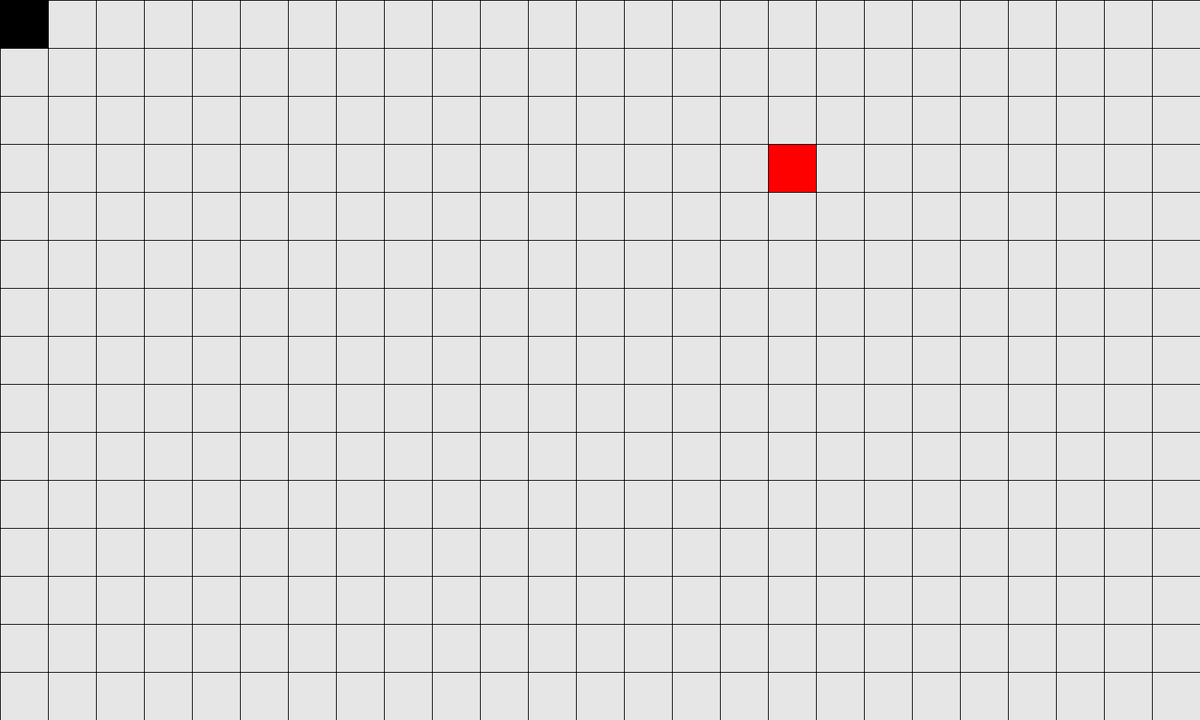
Frame 1 (no input)
Frame 60 (the mouse pressed at the canvas centre just before this capture): identical to frame 1, image omitted
Frame 120 (the mouse held since frame 60 and released just before this capture): identical to frame 1, image omitted

The Processing sketch that drew this single still picture (run headless with seeded random() and noise(); from frame 60 on, the mouse is pressed at the canvas centre):

// Processing sketch: snake
// ── snake.pde
//this will be a snake games
//declare player objects
snakeparts player = new snakeparts();
snakeparts.head playerhead = player.new head();
snakeparts.body playerbody = player.new body();
other NPObjects = new other();

void setup() {
  size(1600,960); // size of screen 
  frameRate(300); //set amount of times draw() loops per second
}

void draw() {
  background(230,230,230); //refreshes background at begening of draw
  playerhead.updatelocal(); //give head new coordinate 
  playerhead.display(scale); //display player head
  NPObjects.grid();
  NPObjects.food();
  if (player.displayx == NPObjects.randx && player.displayy == NPObjects.randy) //compares snakehead to food coord)
    NPObjects.k = 0;
}


int gridx = 0;
int gridy = 0;
int scale = 64; // how big each grid should be
int gridCounter = width / scale;



  

// ── otheritems.pde
public class other {
  // this class holds  non player pbjects that are proccessed and rendered
  void grid() {
    //this function makes a grid according to the variable scale and the pre assigned width and height, if you change the screen resolution or the scale with graph will still cooperate
    for (int gridx = 0;gridx < width;) {
        for (int gridy = 0;gridy < height;) {
          noFill();
          rect(gridx,gridy,scale,scale);
          gridy += scale;
        }
        gridx += scale;
    }
  }
  //variables for food
  int k = 0;
  int randx = 0; // x coord
  int randy = 0; // y coord
void food() {
  // this function puts the food in random places and adds to the cody counter 
  if ( k == 0) {
  randx = scale * int(random(0,(width / scale))); // random grid point
  randy = scale * int(random(0,(height / scale))); // random grid point
  k ++;
  }
  //alwayse do the following
  fill(255,0,0);
  rect(randx,randy,scale,scale);
  
}
}

// ── snakeclass.pde
class snakeparts {
  int x = 0;
  int y = 0;
  int xspeed = 0;
  int yspeed = 0;
  int displayx = 0;
  int displayy = 0;
  class head {
    
    void updatelocal() {
      if (keyPressed == true) {
        if ( key == 'w') {
          xspeed = 0;
          yspeed = -1;
        }
        if ( key == 'a') {
          xspeed = -1;
          yspeed = 0;
        }
        if ( key == 's') {
          xspeed = 0;
          yspeed = 1;
        } 
        if ( key == 'd') {
          xspeed = 1;
          yspeed = 0;
        }
      }
      x = x + (xspeed);
      y = y + (yspeed);
    }
    
    void display(int snakescale) {
        fill(0);
        displayx = (round(x / snakescale)) * snakescale;
        displayy = (round(y / snakescale)) * snakescale;
        rect(displayx,displayy,snakescale,snakescale);
    }
    
  }
  
  class body {
    
  }
  
}
